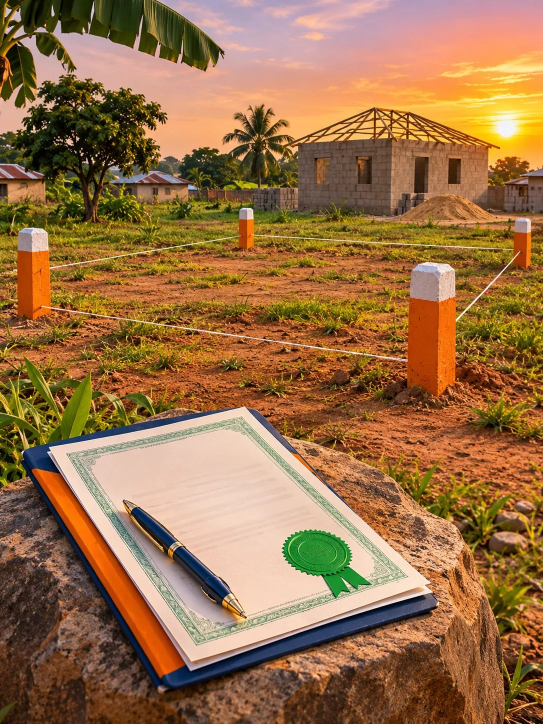
#> input picture e-book/02-terrain-construction/livre/images/img-01.jpg, 1086 x 1448 px (shown at 1/2 size)
$ python make-cover-bg.py
#> lines starting #> are read from the running program, lines starting #| are printed output that depends on the picture
"""Fabrique le fond de couverture (bleu nuit + photo fusionnés en UNE seule image, sans ligne droite).
Usage : python3 make-cover-bg.py  -> images/cover-bg-a4.jpg et images/cover-bg-phone.jpg"""
from PIL import Image
import numpy as np
NAVY = np.array([15, 42, 68], float)
src = Image.open('images/img-01.jpg').convert('RGB')
#> src is the input picture: PIL image 1086x1448 RGB; mean R, G, B 153.3, 112.2, 71
def make(W, H, top, blend, out):
#> called with W = 1654, H = 2339, top = 0.3, blend = 0.15, out = 'images/cover-bg-a4.jpg'
    bg = np.ones((H, W, 3)) * NAVY
    s = W / src.width; ih = int(src.height * s)
#> after `s = W / src.width`: s = 1.52
#> after `ih = int(src.height * s)`: ih = 2205
    im = np.asarray(src.resize((W, ih), Image.LANCZOS), float)
    y0 = int(top * H); y1 = min(H, y0 + ih)
#> after `y1 = min(H, y0 + ih)`: y1 = 2339
    photo = np.zeros((H, W, 3)); photo[y0:y1] = im[:y1 - y0]
#> after `photo[y0:y1] = im[:y1 - y0]`:
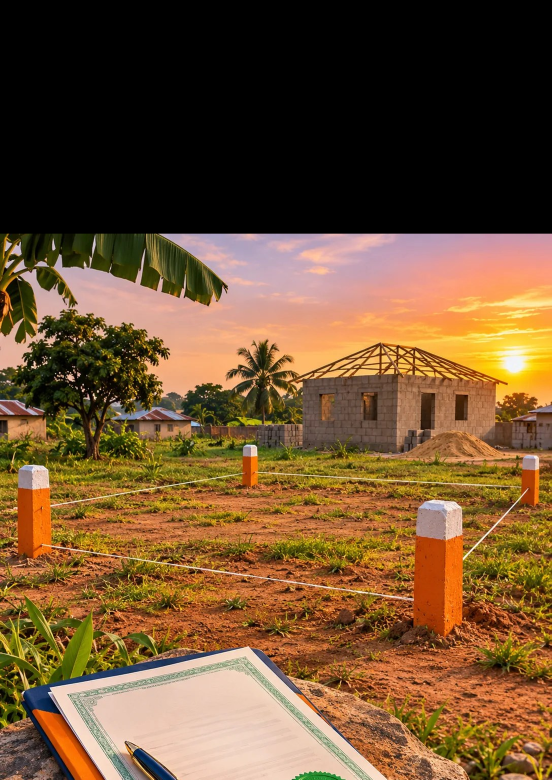
#> photo: shape (2339, 1654, 3) float64 (shown at 1/3 size); mean R, G, B 112.3, 81.6, 49.5
    y = np.arange(H) / H
    a = np.clip((y - top) / blend, 0, 1); a = a * a * (3 - 2 * a)          # fondu doux (smoothstep)
    a[y < top] = 0
    out_img = bg * (1 - a[:, None, None]) + photo * a[:, None, None]
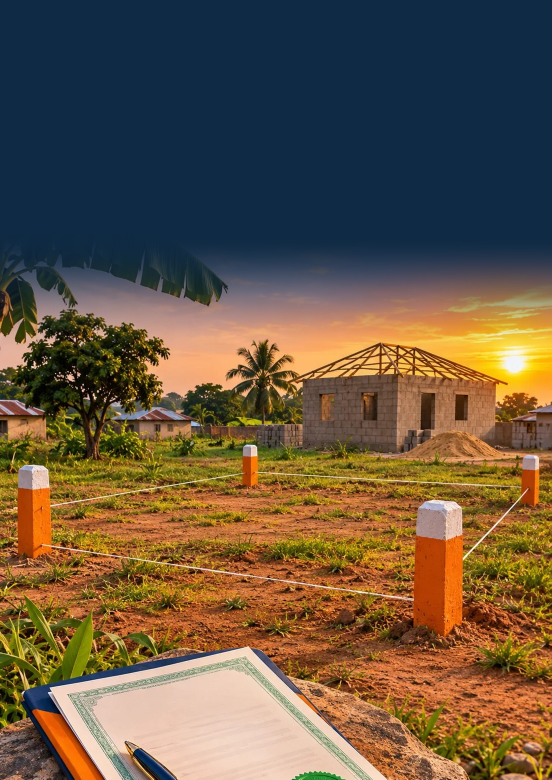
#> out_img: shape (2339, 1654, 3) float64 (shown at 1/3 size); mean R, G, B 104.7, 87, 65.7
    d = np.clip((y - 0.72) / 0.22, 0, 1); d = d * d * (3 - 2 * d) * 0.92    # assombrit le bas pour le texte
    out_img = out_img * (1 - d[:, None, None]) + np.array([10, 28, 46]) * d[:, None, None]
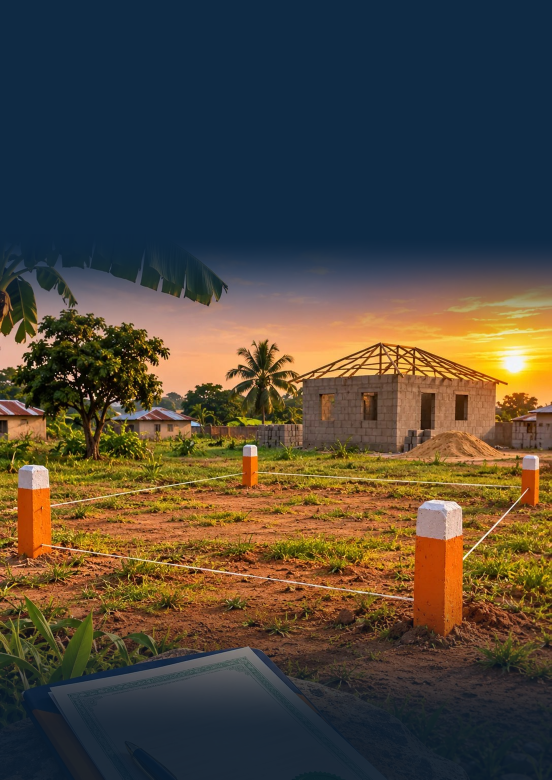
#> out_img: shape (2339, 1654, 3) float64 (shown at 1/3 size); mean R, G, B 79.5, 71.1, 58.6
    Image.fromarray(out_img.clip(0, 255).astype('uint8')).save(out, quality=90)
make(1654, 2339, 0.300, 0.150, 'images/cover-bg-a4.jpg')
make(850, 1512, 0.315, 0.140, 'images/cover-bg-phone.jpg')
#> call 2 of make, with W = 850, H = 1512, top = 0.315, blend = 0.14, out = 'images/cover-bg-phone.jpg'
#> in make (call 2), `im = np.asarray(src.resize((W, ih), Image.LANCZOS), float)`:
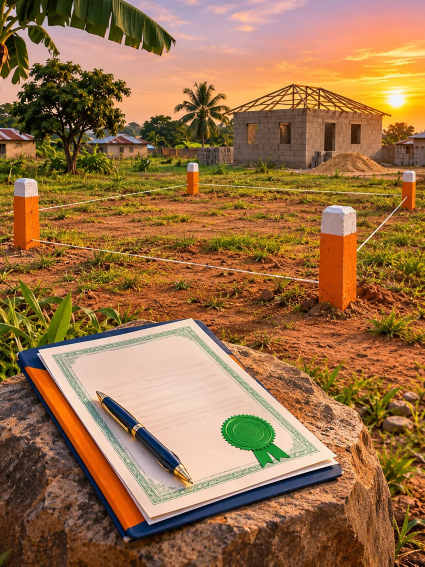
#> im: shape (1133, 850, 3) float64 (shown at 1/2 size); mean R, G, B 153.2, 112.2, 71.1
#> in make (call 2), `photo[y0:y1] = im[:y1 - y0]`:
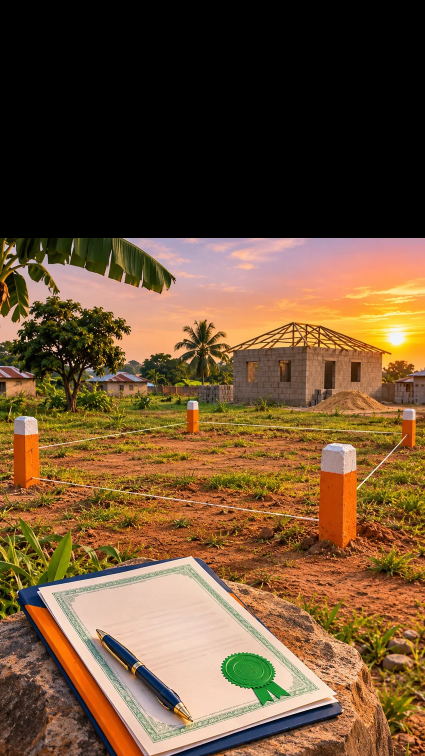
#> photo: shape (1512, 850, 3) float64 (shown at 1/2 size); mean R, G, B 108.5, 80.1, 51
#> in make (call 2), `out_img = bg * (1 - a[:, None, None]) + photo * a[:, None, None]`:
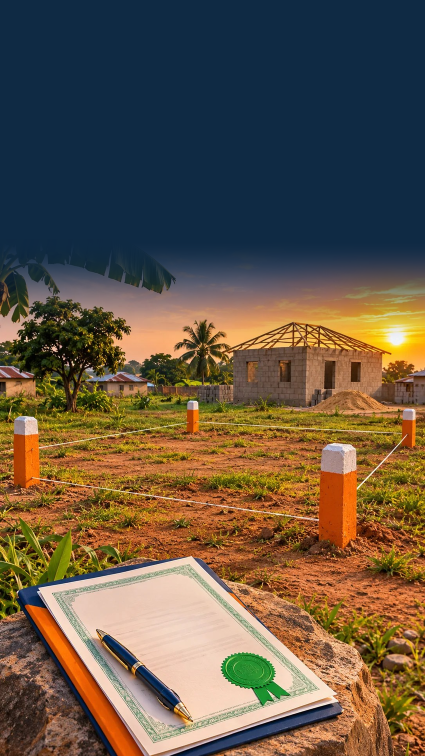
#> out_img: shape (1512, 850, 3) float64 (shown at 1/2 size); mean R, G, B 101.6, 86.6, 68.7
#> in make (call 2), `out_img = out_img * (1 - d[:, None, None]) + np.array([10, 28, 46]) * ..`:
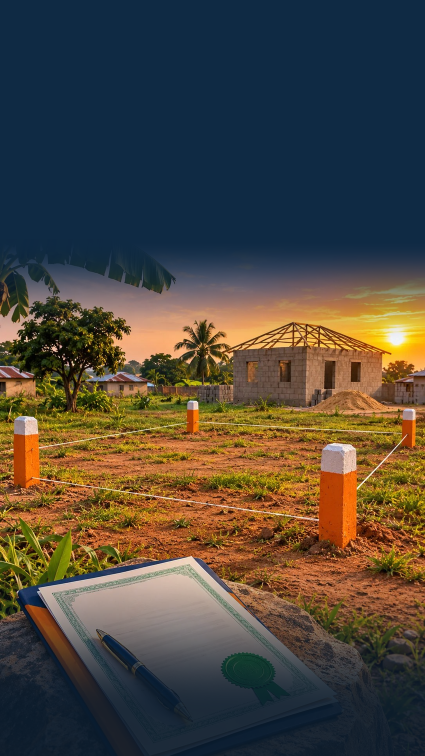
#> out_img: shape (1512, 850, 3) float64 (shown at 1/2 size); mean R, G, B 78.7, 71.6, 61.2
print('ok')

$ run again, with e-book/02-terrain-construction/livre/images/img-02.jpg copied over e-book/02-terrain-construction/livre/images/img-01.jpg
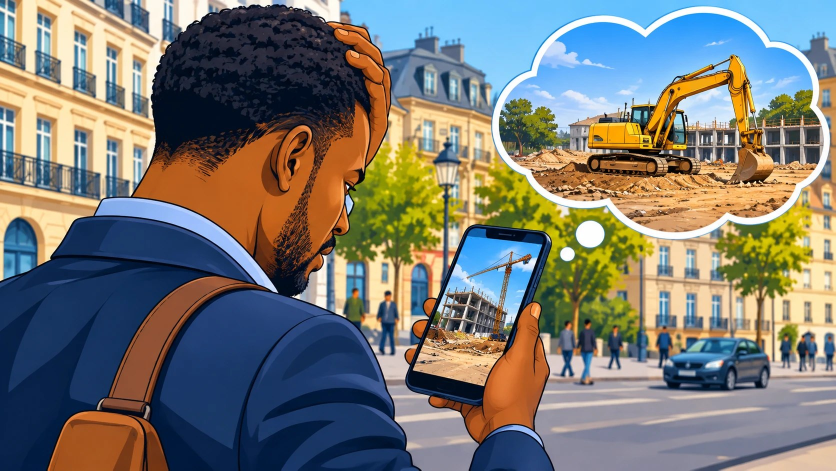
#> input picture e-book/02-terrain-construction/livre/images/img-02.jpg, 1672 x 941 px (shown at 1/2 size)
#> src is the input picture: PIL image 1672x941 RGB; mean R, G, B 120.3, 120.4, 115
#> im: shape (478, 850, 3) float64
#> in make (call 2), `photo[y0:y1] = im[:y1 - y0]`:
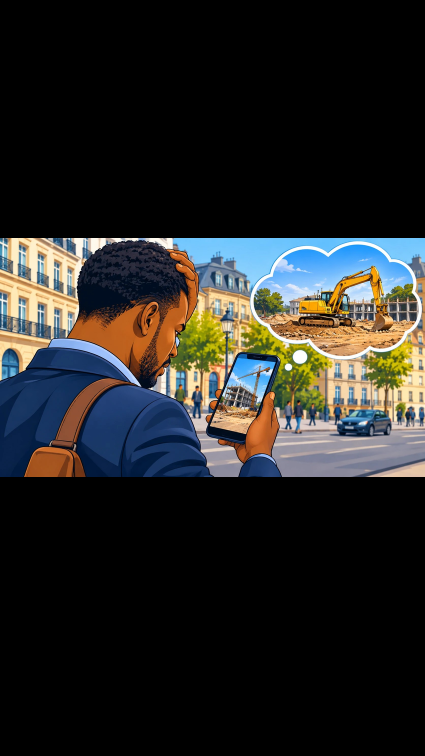
#> photo: shape (1512, 850, 3) float64 (shown at 1/2 size); mean R, G, B 38, 38.1, 36.4
#> in make (call 2), `out_img = out_img * (1 - d[:, None, None]) + np.array([10, 28, 46]) * ..`:
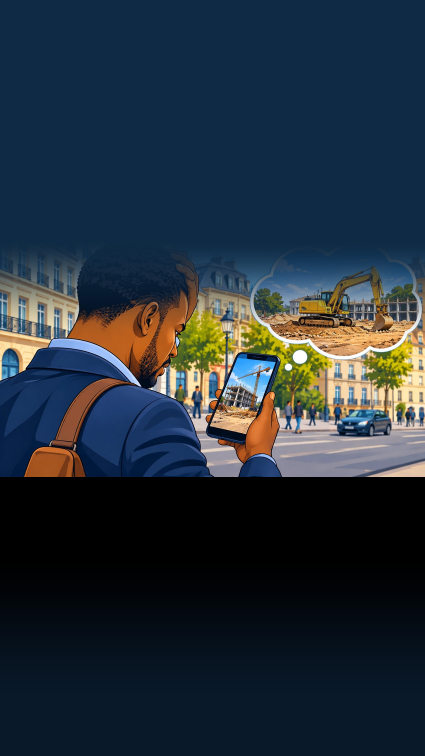
#> out_img: shape (1512, 850, 3) float64 (shown at 1/2 size); mean R, G, B 36.5, 48.2, 58.4

$ run again, with e-book/02-terrain-construction/livre/images/img-03.jpg copied over e-book/02-terrain-construction/livre/images/img-01.jpg
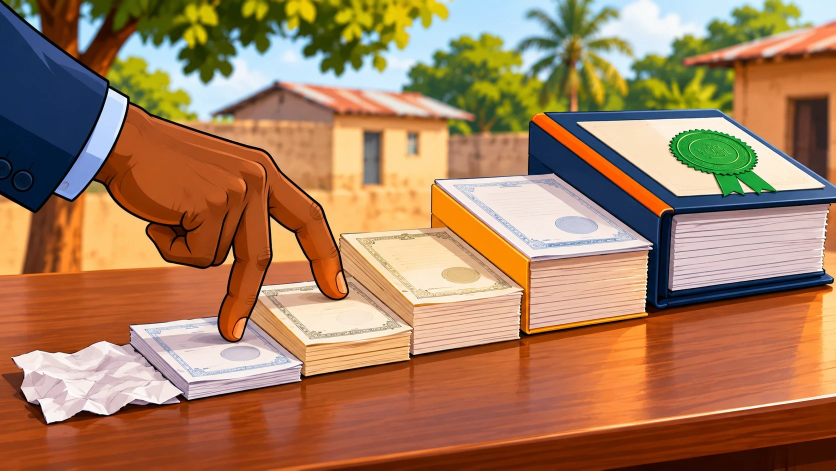
#> input picture e-book/02-terrain-construction/livre/images/img-03.jpg, 1672 x 941 px (shown at 1/2 size)
#> src is the input picture: PIL image 1672x941 RGB; mean R, G, B 165.4, 124.9, 91.8
#> im: shape (478, 850, 3) float64
#> in make (call 2), `photo[y0:y1] = im[:y1 - y0]`:
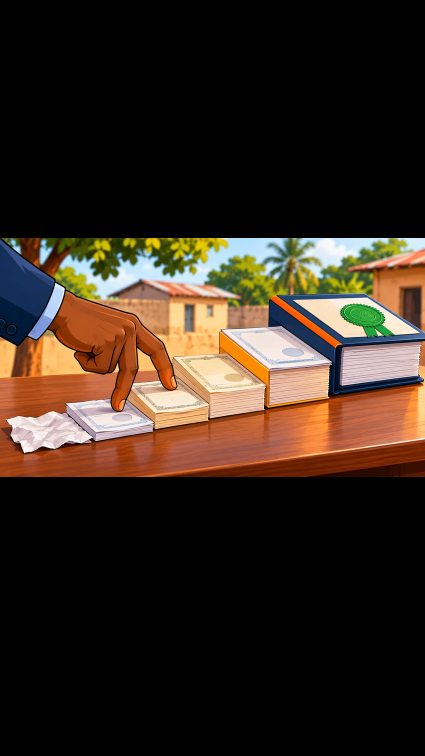
#> photo: shape (1512, 850, 3) float64 (shown at 1/2 size); mean R, G, B 52.3, 39.5, 29
#> in make (call 2), `out_img = out_img * (1 - d[:, None, None]) + np.array([10, 28, 46]) * ..`:
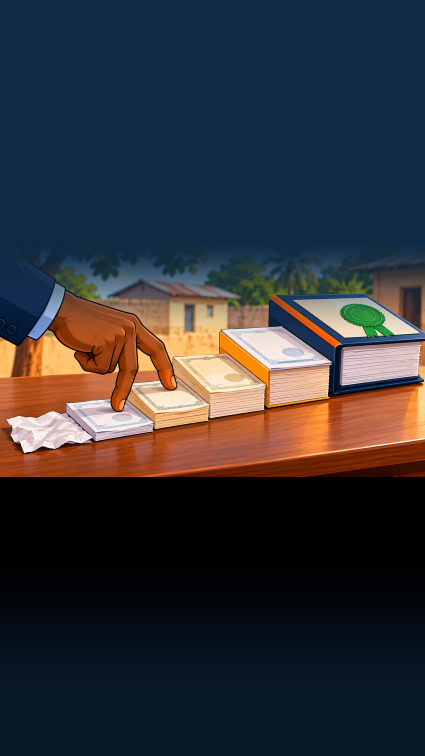
#> out_img: shape (1512, 850, 3) float64 (shown at 1/2 size); mean R, G, B 49.8, 50.2, 55.1

$ run again, with e-book/02-terrain-construction/livre/images/img-04.jpg copied over e-book/02-terrain-construction/livre/images/img-01.jpg
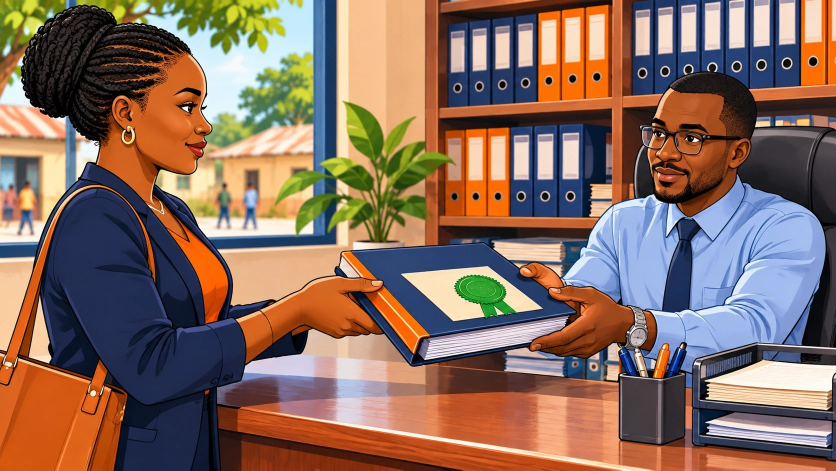
#> input picture e-book/02-terrain-construction/livre/images/img-04.jpg, 1672 x 941 px (shown at 1/2 size)
#> src is the input picture: PIL image 1672x941 RGB; mean R, G, B 136.1, 108.8, 94.9
#> im: shape (478, 850, 3) float64
#> photo: shape (1512, 850, 3) float64
#> in make (call 2), `out_img = out_img * (1 - d[:, None, None]) + np.array([10, 28, 46]) * ..`:
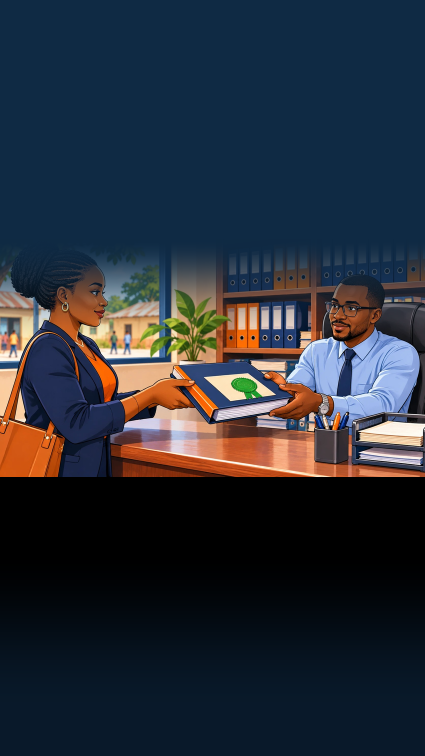
#> out_img: shape (1512, 850, 3) float64 (shown at 1/2 size); mean R, G, B 40.4, 46.6, 56.8
